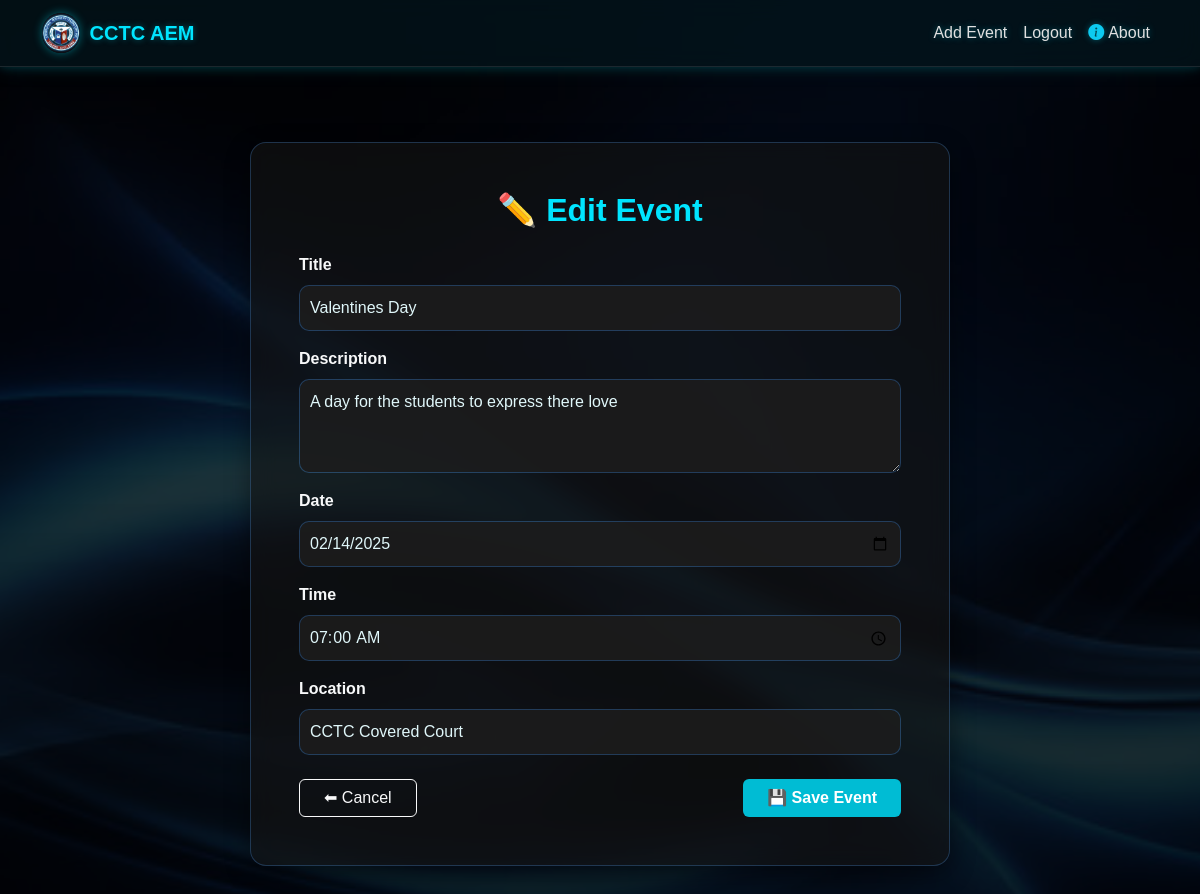
Screenshot of /events/update/19/ (signed in) with the database file from the repository.
### events/models.py (models this page shows, shortened)
class Event(models.Model):
    title = models.CharField(max_length=200)
    description = models.TextField()
    date = models.DateField()
    time = models.TimeField()
    location = models.CharField(max_length=200)

### events/views.py (the view)
# urls.py: path('update/<int:pk>/', views.update_event, name='update_event'),
@login_required
def update_event(request, pk):
    event = get_object_or_404(Event, pk=pk)
    if request.method == 'POST':
        form = EventForm(request.POST, instance=event)
        if form.is_valid():
            form.save()
            messages.success(request, "Event updated successfully!")
            return redirect('event_list')
    else:
        form = EventForm(instance=event)
    return render(request, 'events/event_form.html', {'form': form})

### events/forms.py
class EventForm(forms.ModelForm):
    class Meta:
        model = Event
        fields = ['title', 'description', 'date', 'time', 'location']
        widgets = {
            'date': forms.DateInput(attrs={'type': 'date', 'class': 'form-control'}),
            'time': forms.TimeInput(attrs={'type': 'time', 'class': 'form-control'}),
            'title': forms.TextInput(attrs={'class': 'form-control'}),
            'description': forms.Textarea(attrs={'class': 'form-control', 'rows': 3}),
            'location': forms.TextInput(attrs={'class': 'form-control'}),
        }

### events/templates/events/event_form.html (shortened to what this page needs)
{% extends 'layout.html' %}
{% block content %}
<div class="container py-5">
  <div class="glass-form card p-5 mx-auto" style="max-width: 700px;">
    <h2 class="mb-4 text-center text-cyan fw-bold">
      {{ form.instance.pk|yesno:"✏️ Edit Event, Add New Event" }}
    </h2>
    <form method="post" novalidate>
      {% for field in form %}
      <div class="mb-3">
        <label class="form-label text-light fw-semibold" for="{{ field.id_for_label }}">{{ field.label }}</label>
        {{ field }}
      </div>
      {% endfor %}
      <div class="d-flex justify-content-between mt-4">
        <a href="{% url 'event_list' %}" class="btn btn-outline-light px-4">⬅ Cancel</a>
        <button type="submit" class="btn btn-cyan px-4 fw-semibold">💾 Save Event</button>
      </div>
    </form>
  </div>
</div>
{% endblock %}

### events/templates/events/event_form.html (style rules this page uses)
.glass-form { background: rgba(20, 20, 20, 0.6); backdrop-filter: blur(12px); border: 1px solid rgba(88, 166, 255, 0.25); border-radius: 16px; box-shadow: 0 8px 24px rgba(0, 0, 0, 0.4); }
label { color: #aeefff; }
input, textarea, select { background-color: rgba(30, 30, 30, 0.85) !important; border: 1px solid rgba(88, 166, 255, 0.3) !important; color: #e0f7fa !important; border-radius: 10px !important; padding: 10px !important; }
.btn-cyan { background-color: #00bcd4; color: #fff; border: none; }

### rows the page displays
Event: instance.pk "✏️ Edit Event", form "Valentines Day" "A day for the students to express there love" "02/14/2025" "07:00:00" "CCTC Covered Court"

### other values shown
{{ field.label }} "Title" "Description" "Date" "Time" "Location"
